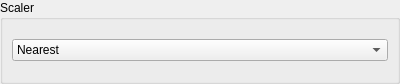
<?xml version="1.0" encoding="UTF-8"?>
<ui version="4.0">
 <class>control_panel::output::Scaler</class>
 <widget class="QWidget" name="ControlPanel_Output_Scaler">
  <property name="geometry">
   <rect>
    <x>0</x>
    <y>0</y>
    <width>400</width>
    <height>84</height>
   </rect>
  </property>
  <property name="windowTitle">
   <string>Dialog</string>
  </property>
  <layout class="QVBoxLayout" name="verticalLayout">
   <property name="leftMargin">
    <number>0</number>
   </property>
   <property name="topMargin">
    <number>0</number>
   </property>
   <property name="rightMargin">
    <number>0</number>
   </property>
   <property name="bottomMargin">
    <number>0</number>
   </property>
   <item>
    <widget class="QGroupBox" name="groupBox">
     <property name="title">
      <string>Scaler</string>
     </property>
     <layout class="QVBoxLayout" name="verticalLayout_7">
      <item>
       <widget class="QComboBox" name="comboBox_scalerSelect">
        <item>
         <property name="text">
          <string>Nearest</string>
         </property>
        </item>
        <item>
         <property name="text">
          <string>Linear</string>
         </property>
        </item>
        <item>
         <property name="text">
          <string>Area</string>
         </property>
        </item>
        <item>
         <property name="text">
          <string>Cubic</string>
         </property>
        </item>
        <item>
         <property name="text">
          <string>Lanczos</string>
         </property>
        </item>
       </widget>
      </item>
     </layout>
    </widget>
   </item>
  </layout>
 </widget>
 <resources/>
 <connections/>
</ui>
